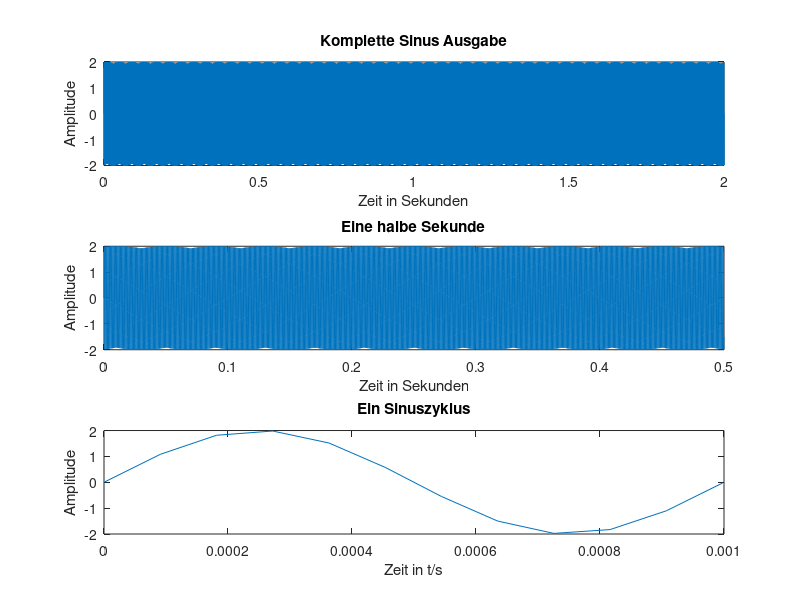

MATLAB code to generate this figure:
% Einführung in Matlab – Programmieren eines Sinussignals
%
% Fabian Andresen und Johannes Bluhm 02.11.2020
%
% MATLAB R2019b
%
% Dieses Programm generiert ein Sinussignal, grafisch und hörbar
%
% Abgabe Donnerstag, 5.11.2020

clc; % Kommandofenster bereinigen
clear; % Variablen bereinigen
close all; % Alles schließen

% Parameter
fa = 11025 % Abtastrate
f = 1000   % Signalfrequenz
td = 2     % Signaldauer
a = 2      % Amplitude (Lautstärke)

% Berechnung
T = 1/fa           % Abtastperiode
tVec = 0 : T : td; % Zeitvektor
sinVec = a * sin(2 * pi * f * tVec); % Sinusformel

% Ausgabe

% Komplette 2 Sekunden Ausgabe
figure(1)
subplot(3, 1, 1)
plot(tVec, sinVec);
xlabel('Zeit in Sekunden'); % x-Achse wird beschriftet
ylabel('Amplitude'); % y-Achse wird beschriftet
title('Komplette Sinus Ausgabe'); % Titel des Graphs

% Halbe Sekunde
subplot(3, 1, 2)
plot(tVec(1:td*fa/4), sinVec(1:td*fa/4));
xlabel('Zeit in Sekunden'); % x-Achse wird beschriftet
ylabel('Amplitude'); % y-Achse wird beschriftet
title('Eine halbe Sekunde'); % Titel des Graphs

% Ein Sinuszyklus
subplot(3, 1, 3)
plot(tVec(1:12), sinVec(1:12));     % Regulärer Sinus wird erzeugt
%plot(tVec(1:12), sinVec(1:12), '*'); % Einzelne Abtastungen werden angezeigt
xlabel('Zeit in t/s'); % x-Achse wird beschriftet
ylabel('Amplitude'); % y-Achse wird beschriftet
title('Ein Sinuszyklus'); % Titel des Graphs

% Aufgabe 2.2 Signal mit sound Befehl ausgeben
%sound (sinVec, 4000);
%sound (sinVec);
%sound (sinVec, fa);
%sound (sinVec, 2 * fa);
